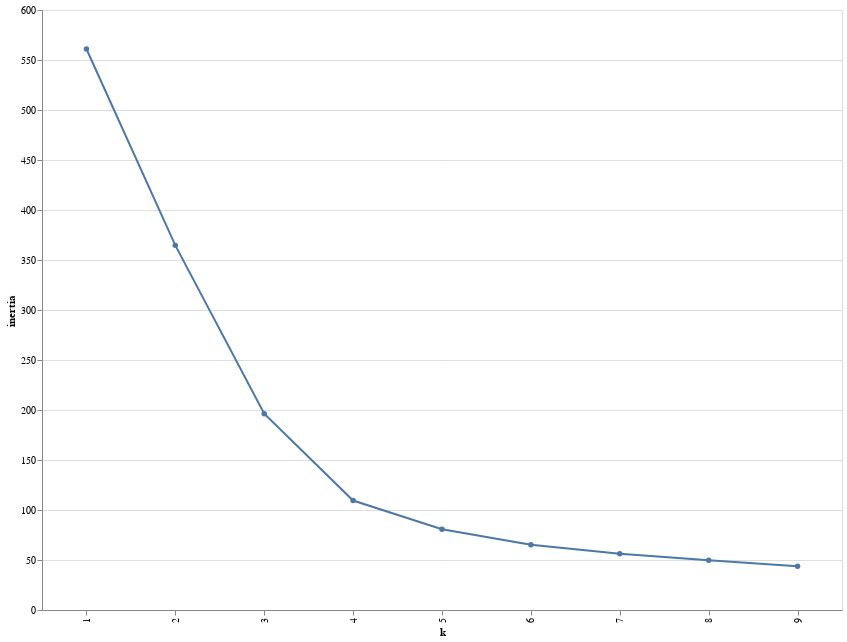

Here is the notebook cell this chart was saved with:
### Code cell
alt.Chart(elbow).mark_line(point=True).encode(
    x="k:O",
    y="inertia:Q"
).properties(
    height=600,
    width=800
)

### Figure 1 — Vega-Lite specification as saved in the notebook (floating-point values rounded to 4 significant figures)
{"$schema": "https://vega.github.io/schema/vega-lite/v3.4.0.json", "config": {"background": "white", "mark": {"tooltip": null}, "view": {"height": 300, "width": 400}}, "data": {"name": "data-89e8a243efd9c446b72fd93a4ddd74d3"}, "datasets": {"data-89e8a243efd9c446b72fd93a4ddd74d3": [{"inertia": 561, "k": 1}, {"inertia": 364.6, "k": 2}, {"inertia": 196.3, "k": 3}, {"inertia": 109.5, "k": 4}, {"inertia": 80.72, "k": 5}, {"inertia": 65.33, "k": 6}, {"inertia": 56.22, "k": 7}, {"inertia": 49.75, "k": 8}, {"inertia": 43.78, "k": 9}]}, "encoding": {"x": {"field": "k", "type": "ordinal"}, "y": {"field": "inertia", "type": "quantitative"}}, "height": 600, "mark": {"point": true, "type": "line"}, "width": 800}
